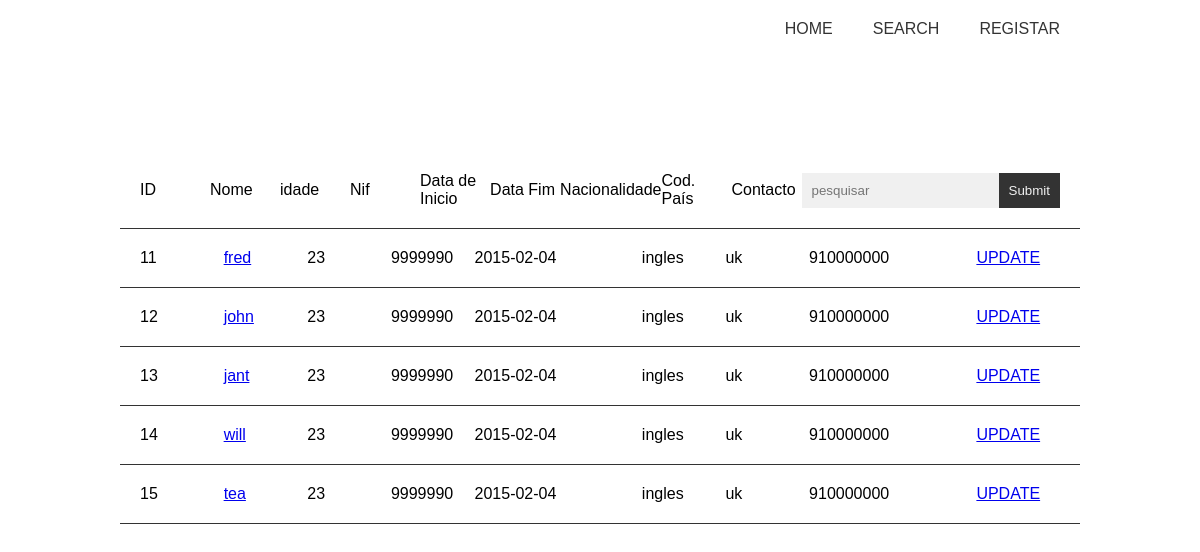
The app's page /search/agente.php with its own data.
### tables this page shows
CREATE TABLE `agente` (
  `idagente` int NOT NULL AUTO_INCREMENT,
  `nome` varchar(45) NOT NULL,
  `idade` int NOT NULL,
  `nif` int NOT NULL,
  `datainicioagencia` date DEFAULT NULL,
  `datafimagencia` date DEFAULT NULL,
  `nacionalidade` varchar(45) NOT NULL,
  `codpais` varchar(45) NOT NULL,
  `telemovel` int NOT NULL,
  PRIMARY KEY (`idagente`),
  UNIQUE KEY `idagente_UNIQUE` (`idagente`)
);

### database/MyConnect.php (called while the page is built, shortened)
<?php
class MyConnect
{
	private $conn;
	private $port;
	private static $instance = null;
	private function __construct($host = 'localhost', $user = 'root', $pass = 'Jfd2002%', $dbname = 'agencia',$port = '3306')
	{
		$this->host = $host;
		$this->user = $user;
		$this->pass = $pass;
		$this->dbname = $dbname;
			$this->conn = new PDO("mysql:host=".$this->host.";dbname=".$this->dbname, $this->user, $this->pass, $this->port);
			$this->conn->setAttribute(PDO::ATTR_ERRMODE, PDO::ERRMODE_EXCEPTION);
	}
	public static function getInstance($host = 'localhost', $user = 'root', $pass = 'Jfd2002%', $dbname = 'agencia' ,$port = '3306')
	{
		if (self::$instance == null) {
			self::$instance = new MyConnect($host, $user, $pass, $dbname,$port);
		}
		return self::$instance;
	}
	public function query(string $sql)
	{
		$stmt = $this->conn->prepare($sql);
		$stmt->execute();
		return $stmt;
	}
}

### database/WithDatabaseable.php (called while the page is built, shortened)
<?php
trait WithDatabaseable
{
    public static function search(array $colunas, array $operadores, array $valores): array
    {
        $table = strtolower(get_class());
        $connection = MyConnect::getInstance();
        $sql = "select * from " . $table;
        if (count($colunas) > 0) {
            $sql .=  " where ";
        }
        foreach ($colunas as $i => $coluna) {
            $sql .= $coluna . " " . $operadores[$i] . " '". $valores[$i] . "' ";
        }
        $results = $connection->query($sql);
        $properties = get_class_vars(get_class());
        $objects = [];
        while($row = $results->fetch()){
            $objects[] = new $class($row);
        }
        return $objects;
    }
}

### classes/Agente.php (called while the page is built, shortened)
<?php
class Agente implements Databaseable
{
    protected $idagente;
    protected $nome;
    protected $idade;
    protected $nif;
    protected $datainicioagencia;
    protected $nacionalidade;
    protected $codpais;
    protected $telemovel;
    public function __construct(array $parameters)
    {
        $properties = array_keys(get_class_vars(get_class()));
    }
    public function getId()
    {
        return $this->idagente;
    }
    public function getNome()
    {
        return $this->nome;
    }
    public function getIdade()
    {
        return $this->idade;
    }
    public function getNif()
    {
        return $this->nif;
    }
    public function getDataInicioAgencia()
    {
        return $this->datainicioagencia;
    }
    public function getNacionalidade()
    {
        return $this->nacionalidade;
    }
    public function getCodPais()
    {
        return $this->codpais;
    }
    public function getTelemovel()
    {
        return $this->telemovel;
    }
}

### search/agente.php (the view, shortened to what this page needs)
<?php
require_once '../database/MyConnect.php';
require_once '../database/WithDatabaseable.php';
require_once '../classes/Agente.php';
require_once '../classes/Modelo.php';
?>
<!DOCTYPE html>
<html lang="en">
<head>
    <link rel="stylesheet" href="../css/master.css">
</head>
<body>
    <nav>
        <ul>
            <li><a href="../index.php">HOME</a></li>
            <li><a href="../search.php">SEARCH</a></li>
            <li><a href="../registar.php">REGISTAR</a></li>
        </ul>
    </nav>
    <div class="content">
        <div class="table">
            <div class="row">
                <div class="column">
                    ID
                </div>
                <div class="column">
                    Nome
                </div>
                <div class="column">
                    idade
                </div>
                <div class="column">
                    Nif
                </div>
                <div class="column">
                    Data de Inicio
                </div>
                <div class="column">
                    Data Fim
                </div>
                <div class="column">
                    Nacionalidade
                </div>
                <div class="column">
                    Cod. País
                </div>
                <div class="column">
                    Contacto
                </div>
                <div class="column">
                    <form action="agente.php" method="get">
                        <input type="search" name="idagente" id="" placeholder="pesquisar">
                        <input type="submit">
                    </form>
                </div>
            </div>
            <?php
                $pesquisa ="";
                if($pesquisa == ""){
                    $condition = "%%";
                }else{
                    $condition= "%$pesquisa%' or nome LIKE '%$pesquisa%";
                }
                $agentes = Agente :: search(['idagente'],["LIKE"],[$condition]);
                foreach($agentes as $agente ){
                    ?>
                    <div class="row">
                        <div class="column">
                            <?php echo $agente->getId(); ?>
                        </div>
                        <div class="column">
                            <a href="agente_individual.php?id=<?php echo $agente->getId(); ?>"><?php echo $agente->getNome(); ?></a>
                        </div>
                        <div class="column">
                            <?php echo $agente->getIdade(); ?>
                        </div>
                        <div class="column">
                            <?php echo $agente->getNif(); ?>
                        </div>
                        <div class="column">
                            <?php echo $agente->getDataInicioAgencia(); ?>
                        </div>
                        <div class="column">
                            <?php echo $agente->getNacionalidade(); ?>
                        </div>
                        <div class="column">
                            <?php echo $agente->getCodPais(); ?>
                        </div>
                        <div class="column">
                            <?php echo $agente->getTelemovel(); ?>
                        </div>
                        <div class="column">
                            <a href="agente_update.php?id=<?php echo $agente->getId(); ?>">UPDATE</a>
                        </div>
                    </div>
                <?php
                }
            ?>
        </div>
    </div>
</body>
</html>

### css/master.css (style rules this page uses)
* { margin: 0px; max-width: 100%; box-sizing: border-box; font-family: "Arial"; }
nav { padding: 0 10%; }
nav ul { list-style-type: none; padding: 0; display: flex; justify-content: flex-end; align-items: center; }
nav ul li a { text-decoration: none; color: #333; padding: 20px; display: block; }
.content { padding: 0 10%; min-height: 70vh; display: flex; align-items: center; justify-content: center; }
.content .row { display: flex; align-items: center; justify-content: center; }
.content .table { width: 100%; }
.content .table .row { width: 100%; display: flex; border-bottom: 1px solid #333; padding: 20px; }
.content .table .row:first-child .column:last-child { flex-basis: 30%; }
.content .table .row .column { flex-basis: 20%; }
.content .table .row .column form { display: flex; }
.content .table .row .column form input { border: 0; padding: 10px; background-color: #F0F0F0; outline: none; }
.content .table .row .column form input[type=submit] { color: #F0F0F0; background-color: #333; }

### records on screen
agente: idagente "11", nome "fred", idade "23", nif "9999990", datainicioagencia "2015-02-04", nacionalidade "ingles", codpais "uk", telemovel "910000000"
agente: idagente "12", nome "john", idade "23", nif "9999990", datainicioagencia "2015-02-04", nacionalidade "ingles", codpais "uk", telemovel "910000000"
agente: idagente "13", nome "jant", idade "23", nif "9999990", datainicioagencia "2015-02-04", nacionalidade "ingles", codpais "uk", telemovel "910000000"
agente: idagente "14", nome "will", idade "23", nif "9999990", datainicioagencia "2015-02-04", nacionalidade "ingles", codpais "uk", telemovel "910000000"
agente: idagente "15", nome "tea", idade "23", nif "9999990", datainicioagencia "2015-02-04", nacionalidade "ingles", codpais "uk", telemovel "910000000"
